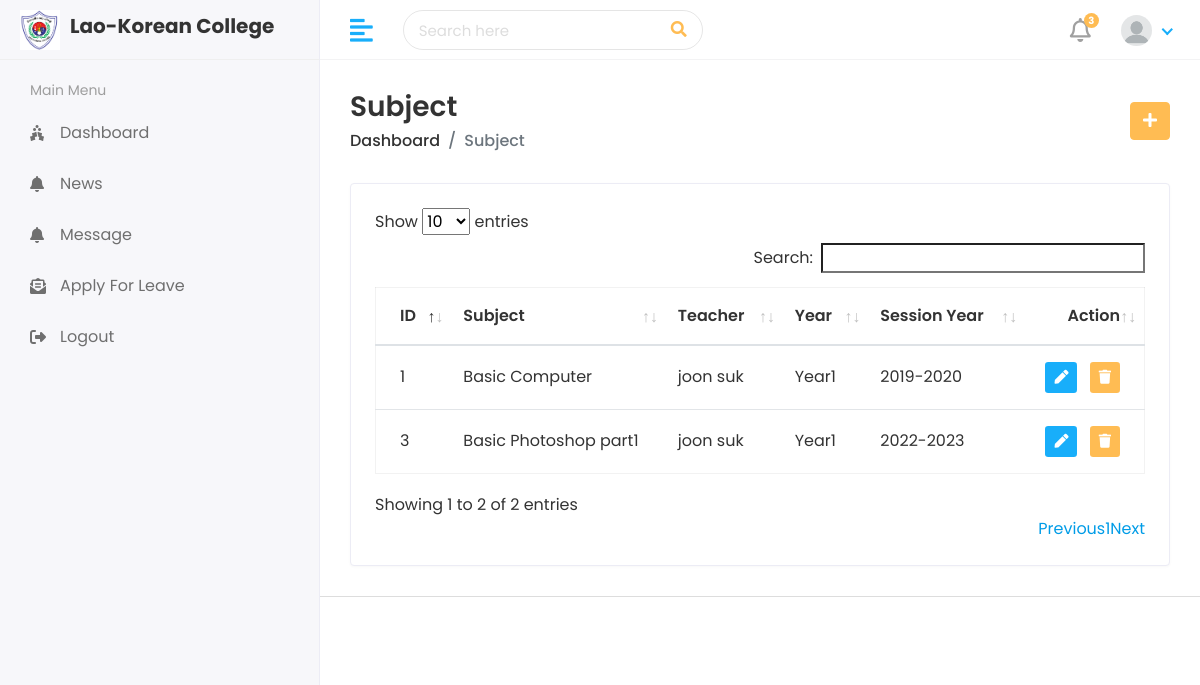
The page /Hod/Subject/View/ on the database its author committed.
### app/models.py (models this page shows, shortened)
class Subject(models.Model):
    subject = models.CharField(max_length=50)
    year = models.CharField(max_length=30)
    teacherID = models.ForeignKey(Teacher, on_delete=models.CASCADE)
    sessionYearID = models.ForeignKey(SessionYear, on_delete=models.CASCADE)
    created_at = models.DateTimeField(auto_now_add=True)
    updated_at = models.DateTimeField(auto_now=True)

class Teacher(models.Model):
    user = models.OneToOneField(CustomUser, on_delete=models.CASCADE)
    teacherID = models.CharField(max_length=50, unique=True)
    address = models.TextField()
    gender = models.CharField(max_length=50)
    created_at = models.DateTimeField(auto_now_add=True)
    updated_at = models.DateTimeField(auto_now=True)
    def __str__(self):
        return self.user.first_name + ' ' + self.user.last_name

class CustomUser(AbstractUser):
    USER = (
        (1, "HOD"),
        (2, "OFFICER"),
        (3, "TEACHER"),
        (4, "STUDENT")
    )
    user_type = models.CharField(choices=USER, max_length=50, default=1)
    profile_pic = models.ImageField(upload_to="media/profile_pic")

class SessionYear(models.Model):
    sessionYear = models.CharField(max_length=50)
    created_at = models.DateTimeField(auto_now_add=True)
    updated_at = models.DateTimeField(auto_now=True)
    def __str__(self):
        return self.sessionYear

### lao_korean_college/Hod_views.py (the view)
# urls.py: path('Hod/Subject/View/', Hod_views.viewSubject, name='view_subject'),
def viewSubject(request):
    subject = Subject.objects.all()
    context = {
        'subject':subject,
    }
    return render(request, 'Subject/viewSubject.html', context)

### templates/Subject/viewSubject.html (shortened to what this page needs)
{% extends 'base.html' %}
{% block content %}
{% load static %}
<div class="content container-fluid">
   <div class="page-header">
      <div class="row align-items-center">
         <div class="col">
            <h3 class="page-title">Subject</h3>
            <ul class="breadcrumb">
               <li class="breadcrumb-item"><a href="index.html">Dashboard</a></li>
               <li class="breadcrumb-item active">Subject</li>
            </ul>
         </div>
         <div class="col-auto text-right float-right ml-auto">
            <a href="{% url 'add_subject' %}" class="btn btn-primary"><i class="fas fa-plus"></i></a>
         </div>
      </div>
   </div>
   <div class="row">
      <div class="col-sm-12">
         <div class="card card-table">
            <div class="card-body">
               <div class="table-responsive">
                  <table id="table_id" class="table table-hover table-center mb-0">
                     <thead>
                        <tr>
                           <th>ID</th>
                           <th>Subject</th>
                           <th>Teacher</th>
                           <th>Year</th>
                           <th>Session Year</th>
                           <th class="text-right">Action</th>
                        </tr>
                     </thead>
                     <tbody>
                        {% for i in subject %}
                        <tr>
                           <td>{{i.id}}</td>
                           <td>{{i.subject}}</td>
                           <td>{{i.teacherID}}</td>
                           <td>{{i.year}}</td>
                           <td>{{i.sessionYearID}}</td>
                           <td class="text-right">
                              <div class="actions">
                                 <a href="{% url 'edit_subject' i.id %}" class="btn btn-sm bg-success-light mr-2">
                                    <i class="fas fa-pen"></i>
                                 </a>
                                 <a href="{% url 'delete_subject' i.id %}" class="btn btn-sm bg-danger-light">
                                    <i class="fas fa-trash"></i>
                                 </a>
                              </div>
                           </td>
                        </tr>
                        {% endfor %}
                     </tbody>
                  </table>
               </div>
            </div>
         </div>
      </div>
   </div>
</div>
{% endblock %}

### static/assets/css/main.css (style rules this page uses)
html { height: 100%; }
body { background-color: #fff; color: #333; font-family: 'Poppins', sans-serif; font-size: 1rem; height: 100%; line-height: 1.5; overflow-x: hidden; }
h1, h2, h3, h4, h5, h6 { font-family: 'Poppins', sans-serif; margin-top: 0; }
a { color: #009ce7; }
input, button, a { transition: all 0.4s ease; -moz-transition: all 0.4s ease; -o-transition: all 0.4s ease; -ms-transition: all 0.4s ease; -webkit-transition: all 0.4s ease; }
ul, ol { padding: 0px; list-style: none; }
.table { color: #333; max-width: 100%; margin-bottom: 0; width: 100%; }
.table.dataTable { border-collapse: collapse !important; border: 1px solid rgba(0, 0, 0, 0.05); }
.table thead tr th { font-weight: 600; }
.table tbody tr { border-bottom: 1px solid rgba(0, 0, 0, 0.05); }
.table.table-center td, .table.table-center th { vertical-align: middle; }
.card-table .card-body .table > thead > tr > th { border-top: 0; }
.card-table .card-body .table tr td:first-child, .card-table .card-body .table tr th:first-child { padding-left: 1.5rem; }
.card-table .card-body .table tr td:last-child, .card-table .card-body .table tr th:last-child { padding-right: 1.5rem; }
.card-table .table td, .card-table .table th { border-top: 1px solid #e2e5e8; padding: 1rem 0.75rem; white-space: nowrap; }
.btn-primary { background-color: #FFBC53; border: 1px solid #FFBC53; }
.card { border: 1px solid #ececf5; box-shadow: 0 1px 3px 0 rgba(0, 0, 0, 0.03); margin-bottom: 1.875rem; }
.card-body { padding: 1.5rem; }
.bg-danger-light { background-color:#FFBC53 !important; color:#fff !important; }
.bg-success-light { background-color: #18aefa; color: #fff; }
.page-wrapper > .content { padding: 1.875rem 1.875rem 0; }
.page-header { margin-bottom: 1.875rem; }
.page-header .breadcrumb { background-color: transparent; color: #6c757d; font-size: 1rem; font-weight: 500; margin-bottom: 0; padding: 0; }
.page-header .breadcrumb a { color: #333; }
.page-title { font-size: 28px; font-weight: 600; color: #333; margin-bottom: 5px; }

### rows shown on the page
Subject: id "1", subject "Basic Computer", teacherID "joon suk", year "Year1", sessionYearID "2019-2020"
Subject: id "3", subject "Basic Photoshop part1", teacherID "joon suk", year "Year1", sessionYearID "2022-2023"
